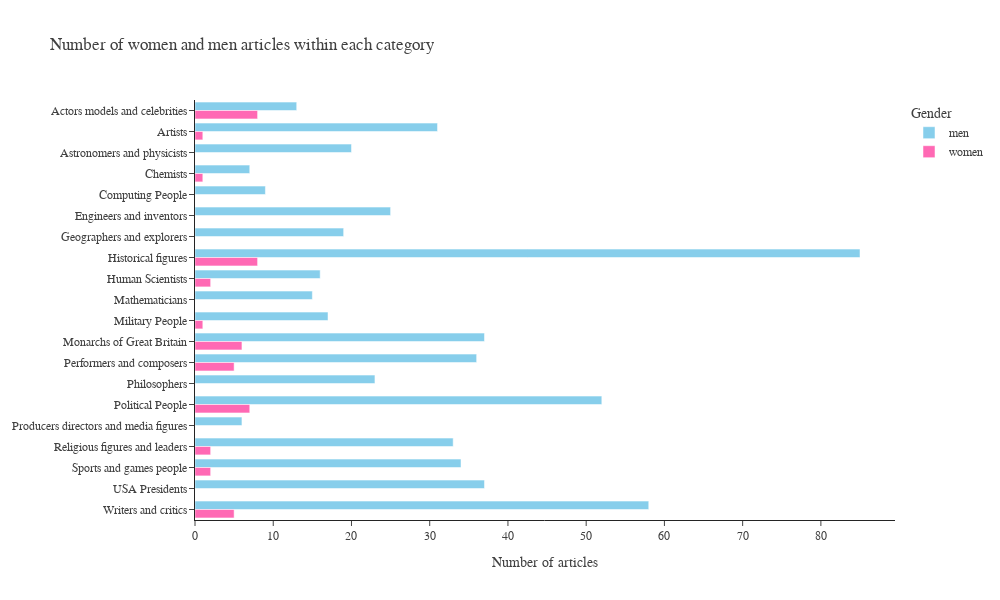

The notebook cell this image was saved under:
### Markdown cell above
#### **Plot 3**

### Code cell
categories = men_women_cat.index.str.replace('_', ' ')
men = men_women_cat['men'].values
women = men_women_cat['women'].values
women[np.isnan(women)] = 0
total = men + women

m = pd.DataFrame({'category': categories, 'amount': men,'gender': 'men'}).sort_values(by = ['category'])
w = pd.DataFrame({'category': categories, 'amount':women, 'gender':'women'}).sort_values(by = ['category'])
t = pd.concat([m, w])

fig = px.bar(t, y='category', x='amount', color='gender', barmode='group', 
             color_discrete_sequence = ['skyblue', 'hotpink'], 
             title = 'Number of women and men articles within each category',
             labels={"y": "Categories",
                    "amount": "Number of articles",
                    "gender": "Gender"},
             orientation='h',
             width=1000, height=600,
             template = 'simple_white')

fig.update_layout(yaxis=dict(title = None, autorange="reversed"), font_color = '#404040', font_family='Times New Roman, serif')
fig.show()

fig.to_html(full_html = False, include_plotlyjs='cdn')
fig.write_html("datastory_plot/plot3.html", full_html=False, include_plotlyjs='cdn')

### Figure 1 — Plotly figure (JSON) as saved in the notebook; plotly's stock layout.template omitted (floating-point values rounded to 4 significant figures)
{"data": [{"alignmentgroup": "True", "hovertemplate": "Gender=men<br>Number of articles=%{x}<br>category=%{y}<extra></extra>", "legendgroup": "men", "marker": {"color": "skyblue", "pattern": {"shape": ""}}, "name": "men", "offsetgroup": "men", "orientation": "h", "showlegend": true, "textposition": "auto", "type": "bar", "x": [13, 31, 20, 7, 9, 25, 19, 85, 16, 15, 17, 37, 36, 23, 52, 6, 33, 34, 37, 58], "xaxis": "x", "y": ["Actors models and celebrities", "Artists", "Astronomers and physicists", "Chemists", "Computing People", "Engineers and inventors", "Geographers and explorers", "Historical figures", "Human Scientists", "Mathematicians", "Military People", "Monarchs of Great Britain", "Performers and composers", "Philosophers", "Political People", "Producers directors and media figures", "Religious figures and leaders", "Sports and games people", "USA Presidents", "Writers and critics"], "yaxis": "y"}, {"alignmentgroup": "True", "hovertemplate": "Gender=women<br>Number of articles=%{x}<br>category=%{y}<extra></extra>", "legendgroup": "women", "marker": {"color": "hotpink", "pattern": {"shape": ""}}, "name": "women", "offsetgroup": "women", "orientation": "h", "showlegend": true, "textposition": "auto", "type": "bar", "x": [8, 1, 0, 1, 0, 0, 0, 8, 2, 0, 1, 6, 5, 0, 7, 0, 2, 2, 0, 5], "xaxis": "x", "y": ["Actors models and celebrities", "Artists", "Astronomers and physicists", "Chemists", "Computing People", "Engineers and inventors", "Geographers and explorers", "Historical figures", "Human Scientists", "Mathematicians", "Military People", "Monarchs of Great Britain", "Performers and composers", "Philosophers", "Political People", "Producers directors and media figures", "Religious figures and leaders", "Sports and games people", "USA Presidents", "Writers and critics"], "yaxis": "y"}], "layout": {"barmode": "group", "font": {"color": "#404040", "family": "Times New Roman, serif"}, "height": 600, "legend": {"title": {"text": "Gender"}, "tracegroupgap": 0}, "title": {"text": "Number of women and men articles within each category"}, "width": 1000, "xaxis": {"anchor": "y", "autorange": true, "domain": [0, 1], "range": [0, 89.47], "title": {"text": "Number of articles"}, "type": "linear"}, "yaxis": {"anchor": "x", "autorange": true, "domain": [0, 1], "range": [19.5, -0.5], "title": {}, "type": "category"}}}
